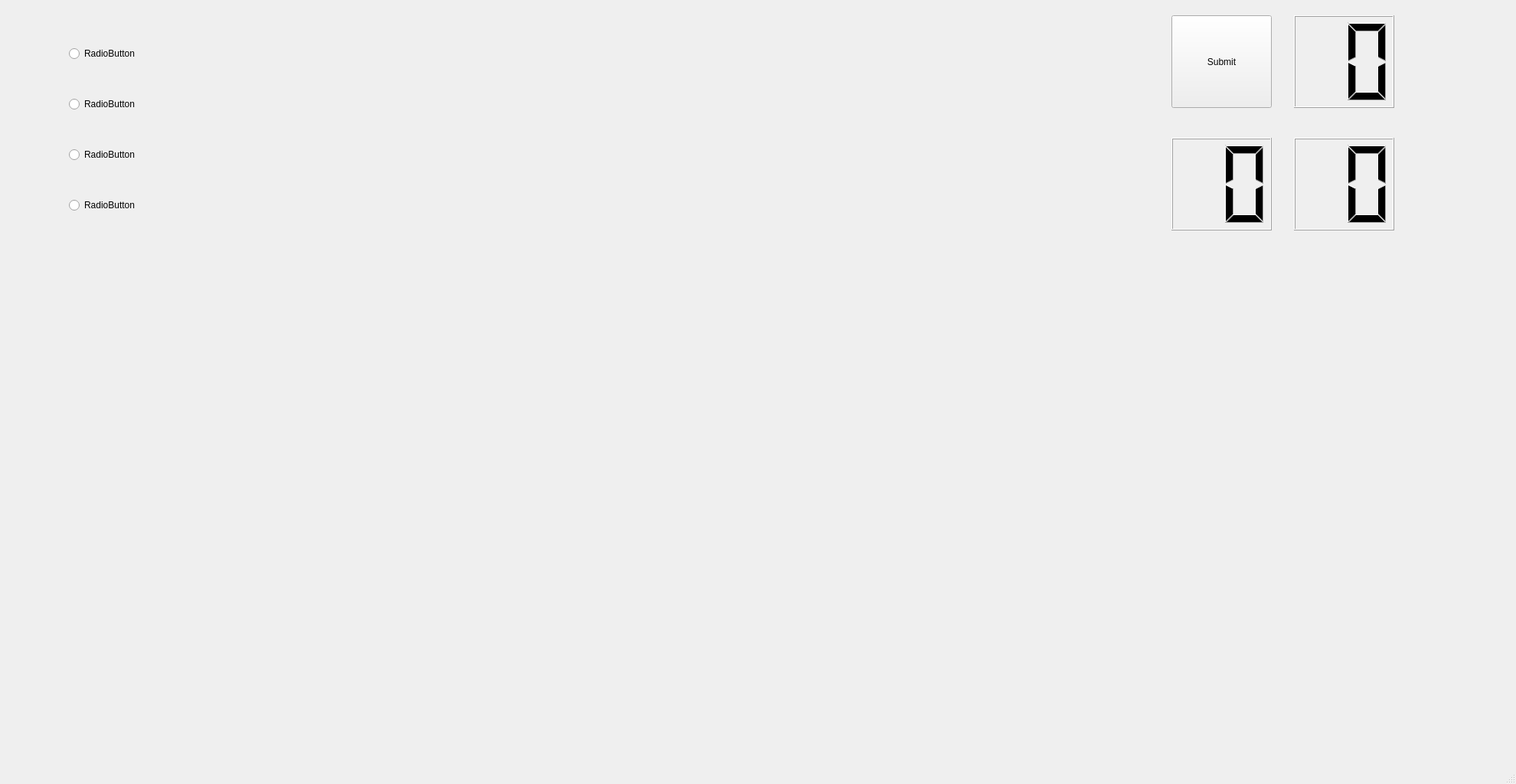
<?xml version="1.0" encoding="UTF-8"?>
<ui version="4.0">
 <class>MainWindow</class>
 <widget class="QMainWindow" name="MainWindow">
  <property name="geometry">
   <rect>
    <x>0</x>
    <y>0</y>
    <width>1980</width>
    <height>1024</height>
   </rect>
  </property>
  <property name="windowTitle">
   <string>成語例句練習</string>
  </property>
  <widget class="QWidget" name="centralwidget">
   <widget class="QLCDNumber" name="lcdNumber">
    <property name="geometry">
     <rect>
      <x>1690</x>
      <y>20</y>
      <width>131</width>
      <height>121</height>
     </rect>
    </property>
    <property name="digitCount">
     <number>2</number>
    </property>
   </widget>
   <widget class="QLabel" name="label">
    <property name="geometry">
     <rect>
      <x>100</x>
      <y>390</y>
      <width>1721</width>
      <height>431</height>
     </rect>
    </property>
    <property name="styleSheet">
     <string notr="true"/>
    </property>
    <property name="text">
     <string/>
    </property>
    <property name="buddy">
     <cstring></cstring>
    </property>
   </widget>
   <widget class="QPushButton" name="pushButton">
    <property name="geometry">
     <rect>
      <x>1530</x>
      <y>20</y>
      <width>131</width>
      <height>121</height>
     </rect>
    </property>
    <property name="styleSheet">
     <string notr="true">font: 16pt &quot;Candara&quot;;</string>
    </property>
    <property name="text">
     <string>Submit</string>
    </property>
   </widget>
   <widget class="QLabel" name="label_2">
    <property name="geometry">
     <rect>
      <x>100</x>
      <y>510</y>
      <width>771</width>
      <height>81</height>
     </rect>
    </property>
    <property name="styleSheet">
     <string notr="true">font: 16pt &quot;Cambria Math&quot;;</string>
    </property>
    <property name="text">
     <string/>
    </property>
   </widget>
   <widget class="QWidget" name="gridLayoutWidget">
    <property name="geometry">
     <rect>
      <x>90</x>
      <y>20</y>
      <width>1241</width>
      <height>301</height>
     </rect>
    </property>
    <layout class="QGridLayout" name="gridLayout">
     <item row="3" column="0">
      <widget class="QRadioButton" name="radioButton_2">
       <property name="text">
        <string>RadioButton</string>
       </property>
      </widget>
     </item>
     <item row="2" column="0">
      <widget class="QRadioButton" name="radioButton_1">
       <property name="text">
        <string>RadioButton</string>
       </property>
      </widget>
     </item>
     <item row="4" column="0">
      <widget class="QRadioButton" name="radioButton_3">
       <property name="text">
        <string>RadioButton</string>
       </property>
      </widget>
     </item>
     <item row="5" column="0">
      <widget class="QRadioButton" name="radioButton_4">
       <property name="text">
        <string>RadioButton</string>
       </property>
      </widget>
     </item>
    </layout>
   </widget>
   <widget class="QLabel" name="label_3">
    <property name="geometry">
     <rect>
      <x>100</x>
      <y>340</y>
      <width>1321</width>
      <height>51</height>
     </rect>
    </property>
    <property name="frameShape">
     <enum>QFrame::NoFrame</enum>
    </property>
    <property name="lineWidth">
     <number>0</number>
    </property>
    <property name="text">
     <string/>
    </property>
   </widget>
   <widget class="QLCDNumber" name="lcdNumber_2">
    <property name="geometry">
     <rect>
      <x>1690</x>
      <y>180</y>
      <width>131</width>
      <height>121</height>
     </rect>
    </property>
    <property name="digitCount">
     <number>2</number>
    </property>
   </widget>
   <widget class="QLCDNumber" name="lcdNumber_3">
    <property name="geometry">
     <rect>
      <x>1530</x>
      <y>180</y>
      <width>131</width>
      <height>121</height>
     </rect>
    </property>
    <property name="digitCount">
     <number>2</number>
    </property>
   </widget>
  </widget>
  <widget class="QMenuBar" name="menubar">
   <property name="geometry">
    <rect>
     <x>0</x>
     <y>0</y>
     <width>1980</width>
     <height>21</height>
    </rect>
   </property>
  </widget>
  <widget class="QStatusBar" name="statusbar"/>
 </widget>
 <resources/>
 <connections/>
</ui>
